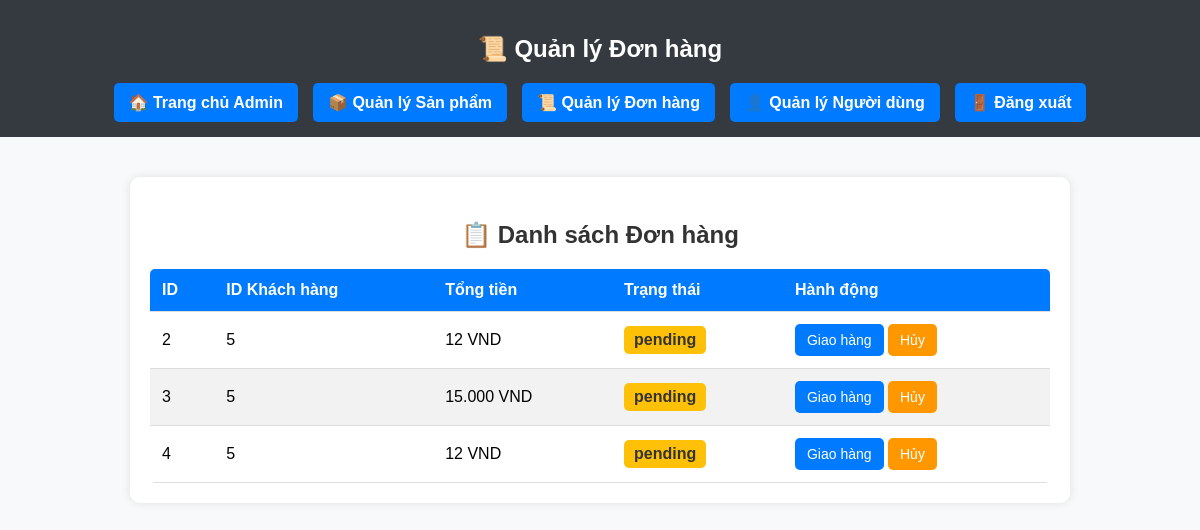
/admin/manage_orders.php (signed in), run on an earlier commit of the app's database.
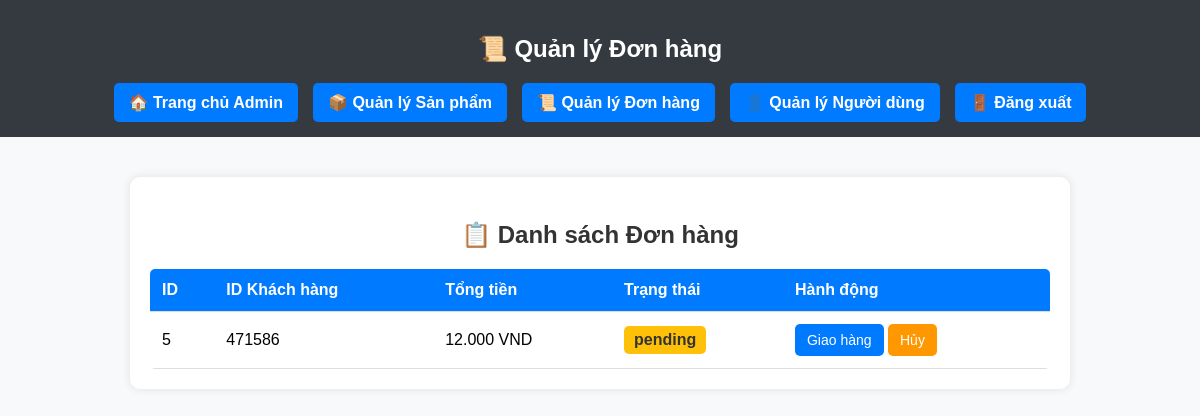
And on a later commit of the database.
### tables this page shows
CREATE TABLE `orders` (
  `order_id` int(11) NOT NULL,
  `user_id` int(11) DEFAULT NULL,
  `total_price` decimal(10,2) NOT NULL,
  `order_status` enum('pending','completed','cancelled') DEFAULT 'pending',
  `created_at` timestamp NOT NULL DEFAULT current_timestamp(),
  `payment_method` varchar(50) NOT NULL DEFAULT 'cod'
);

### admin/manage_orders.php (the view, shortened to what this page needs)
<?php
require_once __DIR__ . '/../database/db_connect.php';
?>
<!DOCTYPE html>
<html lang="vi">
<head>
    <link rel="stylesheet" href="../assets/css/admin.css">
</head>
<body>
<header>
    <h2>📜 Quản lý Đơn hàng</h2>
    <nav>
        <a href="index.php">🏠 Trang chủ Admin</a>
        <a href="manage_products.php">📦 Quản lý Sản phẩm</a>
        <a href="manage_orders.php">📜 Quản lý Đơn hàng</a>
        <a href="manage_users.php">👤 Quản lý Người dùng</a>
        <a href="../auth/logout.php">🚪 Đăng xuất</a>
    </nav>
</header>
<section>
    <h3>📋 Danh sách Đơn hàng</h3>
    <?php
    $query = "SELECT order_id, user_id, total_price, order_status FROM orders";
    $result = $conn->query($query);
    if ($result && $result->num_rows > 0): ?>
        <table class="admin-table">
            <thead>
                <tr>
                    <th>ID</th>
                    <th>ID Khách hàng</th>
                    <th>Tổng tiền</th>
                    <th>Trạng thái</th>
                    <th>Hành động</th>
                </tr>
            </thead>
            <tbody>
                <?php while ($row = $result->fetch_assoc()): ?>
                <tr>
                    <td><?= htmlspecialchars($row['order_id']) ?></td>
                    <td><?= htmlspecialchars($row['user_id']) ?></td>
                    <td><?= number_format($row['total_price'], 0, ',', '.') ?> VND</td>
                    <td>
                        <span class="order-status <?= strtolower($row['order_status']) ?>">
                            <?= htmlspecialchars($row['order_status']) ?>
                        </span>
                    </td>
                    <td>
                        <?php if ($row['order_status'] !== 'shipped'): ?>
                            <a class="btn btn-primary" href="update_order.php?id=<?= $row['order_id'] ?>&status=shipped">Giao hàng</a>
                        <?php endif; ?>
                        <?php if ($row['order_status'] !== 'canceled'): ?>
                            <a class="btn btn-warning" href="update_order.php?id=<?= $row['order_id'] ?>&status=canceled">Hủy</a>
                        <?php endif; ?>
                    </td>
                </tr>
                <?php endwhile; ?>
            </tbody>
        </table>
    <?php else: ?>
        <p class="error-message">❌ Không có đơn hàng nào!</p>
    <?php endif; ?>
</section>
</body>
</html>

What changed in the data, as far as the page shows it:
removed orders: order_id "2", user "5", total_price "12", order_status "pending"
removed orders: order_id "3", user "5", total_price "15.000", order_status "pending"
removed orders: order_id "4", user "5", total_price "12", order_status "pending"
added orders: order_id "5", user "471586", total_price "12.000", order_status "pending"
